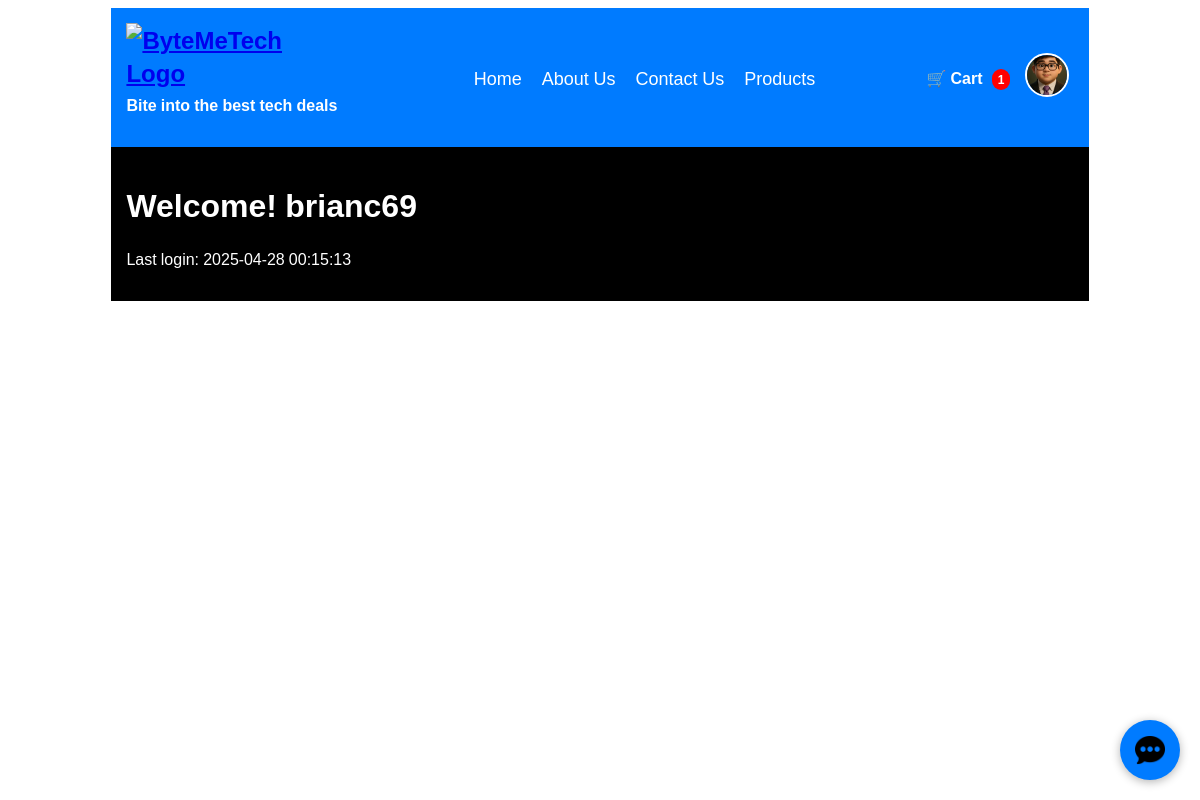
The app's page /page/welcome.php (signed in) with its own data.
### tables this page shows
CREATE TABLE `users` (
  `UID` int(11) NOT NULL,
  `USERNAME` varchar(50) NOT NULL,
  `FIRSTNAME` varchar(255) DEFAULT NULL,
  `LASTNAME` varchar(255) DEFAULT NULL,
  `GENDER` varchar(255) DEFAULT NULL,
  `EMAIL` varchar(255) DEFAULT NULL,
  `BIRTHDATE` date DEFAULT NULL,
  `PASSWORD` varchar(255) NOT NULL,
  `CREATED` datetime DEFAULT current_timestamp(),
  `LAST_LOGGEDIN` datetime DEFAULT NULL,
  `VERIFIED` tinyint(1) DEFAULT 0,
  `REMEMBER_ME_TOKEN` varchar(255) DEFAULT NULL,
  `PROFILE_PICTURE` varchar(255) DEFAULT '../images/default-profile.png'
);

### page/welcome.php (the view, shortened to what this page needs)
<?php
require_once "../includes/base.php";
$stmt = $pdo->prepare("SELECT USERNAME, LAST_LOGGEDIN FROM users WHERE UID = :uid");
$stmt->bindParam(":uid", $_SESSION["user_id"], PDO::PARAM_INT);
$stmt->execute();
$user = $stmt->fetch();
$username = $user["USERNAME"];
$lastLoggedIn = $user["LAST_LOGGEDIN"];
?>
<!DOCTYPE html>
<html lang="en">
<head>
    <?php include '../includes/headers.php'; ?>
</head>
<body class="bg-light">
    <?php include '../includes/navbar.php'; ?>
    <div class="container bg-dark">
        <h1>Welcome! <b><?php echo htmlspecialchars($username); ?></b></h1>
        <p class="white-text">Last login: <?php echo htmlspecialchars($lastLoggedIn); ?></p>
    </div>
</body>
</html>

### includes/navbar.php (shortened to what this page needs)
<?php
require_once "../includes/config.php";
$default_profile = "../images/default-profile.png";
$profile_picture = $default_profile;
if (isset($_SESSION['role']) && $_SESSION['role'] === 'admin') {
    $profile_picture = $default_profile;
} elseif (isset($_SESSION['role']) && $_SESSION['role'] === 'user') {
    $stmt = $pdo->prepare("SELECT PROFILE_PICTURE FROM users WHERE UID = :uid");
    $stmt->bindParam(":uid", $_SESSION["user_id"], PDO::PARAM_INT);
    $stmt->execute();
    $user = $stmt->fetch();
    if (!empty($user["PROFILE_PICTURE"])) {
        $profile_picture = $user["PROFILE_PICTURE"];
    }
}
?>
<?php
$cart_count = 0;
if (isset($_SESSION['user_id']) && $_SESSION['role'] === 'user') {
    $stmt = $pdo->prepare("SELECT SUM(QUANTITY) AS total FROM cart WHERE UID = ?");
    $stmt->execute([$_SESSION['user_id']]);
    $cart_count = $stmt->fetchColumn() ?? 0;
}
?>
<nav class="container navbar">
    <div class="logo">
        <a href="index.php">
            <img src="../images/ByteMe-Logo.png" alt="ByteMeTech Logo">
        </a>
        <p class="tagline white-text">Bite into the best tech deals</p>
    </div>
    <ul class="nav-links">
        <?php if (isset($_SESSION['role']) && $_SESSION['role'] === 'admin'): ?>
            <li><a href="admin-dashboard.php">Admin Dashboard</a></li>
            <li><a href="manage-users.php">Manage Users</a></li>
            <li><a href="manage-products.php">Manage Products</a></li>
            <li><a href="orders.php">Orders</a></li>
        <?php elseif (isset($_SESSION['role']) && $_SESSION['role'] === 'user'): ?>
            <li><a href="welcome.php">Home</a></li>
            <li><a href="about.php">About Us</a></li>
            <li><a href="contact.php">Contact Us</a></li>
            <li><a href="product.php">Products</a></li>
        <?php endif; ?>
    </ul>
    <div class="navbar-right">
        <?php if (isset($_SESSION['role']) && $_SESSION['role'] === 'user'): ?>
            <a href="cart.php" class="cart-link">
                🛒 Cart <span class="cart-count"><?= $cart_count ?></span>
            </a>
        <?php endif; ?>
        <?php if (isset($_SESSION['role'])): ?>
            <div class="profile-section">
                <img src="<?= htmlspecialchars($profile_picture) ?>?t=<?= time(); ?>"
                     class="profile-icon" id="profile-icon" alt="Profile">
            </div>
        <?php else: ?>
            <a href="login.php" class="btn btn-blue">Login</a>
        <?php endif; ?>
    </div>
</nav>
<div>
    <div id="chat-bubble">
        <img src="../images/chat-icon.png" alt="Chat" />
    </div>
</div>

### css/style.css (style rules this page uses)
body { font-family: "Noto Sans Georgian", sans-serif; }
.container { width: 80%; max-width: 1200px; margin: auto; padding: 15px; }
.white-text { color: white; }
.bg-dark { background-color: black; color: white; }
.navbar { background-color: #007bff; display: flex; justify-content: space-between; align-items: center; position: relative; }
.tagline { font-size: 16px; color: white; font-weight: bold; text-align: center; margin-top: 5px; }
.navbar .logo { font-size: 24px; color: white; font-weight: bold; }
.navbar .logo img { height: 50px; max-width: 200px; }
.nav-links { list-style: none; display: flex; gap: 20px; }
.nav-links li { display: inline; }
.nav-links a { color: white; text-decoration: none; font-size: 18px; }
.navbar-right { display: flex; align-items: center; gap: 15px; }
.profile-icon { width: 40px; height: 40px; border-radius: 50%; cursor: pointer; border: 2px solid #fff; object-fit: cover; }
.cart-link { display: inline-block; margin-left: 15px; color: white; text-decoration: none; position: relative; font-weight: bold; }
.cart-count { background: red; color: white; font-size: 12px; padding: 2px 6px; border-radius: 12px; margin-left: 5px; }
#chat-bubble { position: fixed; bottom: 20px; right: 20px; background: #007bff; border-radius: 50%; width: 60px; height: 60px; cursor: pointer; box-shadow: 0 2px 10px rgba(0,0,0,0.3); display: flex; justify-content: center; align-items: center; z-index: 999; }
#chat-bubble img { width: 30px; }

### records on screen
users: PROFILE_PICTURE (picture), USERNAME "brianc69", LAST_LOGGEDIN "2025-04-28 00:15:13"

### other values on screen
$cart_count "1"
